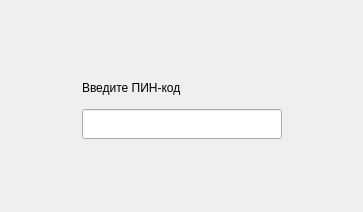
<?xml version="1.0" encoding="UTF-8"?>
<ui version="4.0">
 <class>dialogPin</class>
 <widget class="QDialog" name="dialogPin">
  <property name="geometry">
   <rect>
    <x>0</x>
    <y>0</y>
    <width>363</width>
    <height>212</height>
   </rect>
  </property>
  <property name="windowTitle">
   <string>Dialog</string>
  </property>
  <layout class="QGridLayout" name="gridLayout">
   <item row="0" column="1">
    <spacer name="verticalSpacer">
     <property name="orientation">
      <enum>Qt::Vertical</enum>
     </property>
     <property name="sizeHint" stdset="0">
      <size>
       <width>20</width>
       <height>47</height>
      </size>
     </property>
    </spacer>
   </item>
   <item row="1" column="1" colspan="2">
    <widget class="QLabel" name="label">
     <property name="minimumSize">
      <size>
       <width>200</width>
       <height>30</height>
      </size>
     </property>
     <property name="maximumSize">
      <size>
       <width>200</width>
       <height>30</height>
      </size>
     </property>
     <property name="text">
      <string>Введите ПИН-код</string>
     </property>
    </widget>
   </item>
   <item row="2" column="0">
    <spacer name="horizontalSpacer_2">
     <property name="orientation">
      <enum>Qt::Horizontal</enum>
     </property>
     <property name="sizeHint" stdset="0">
      <size>
       <width>66</width>
       <height>20</height>
      </size>
     </property>
    </spacer>
   </item>
   <item row="2" column="1" colspan="2">
    <widget class="QLineEdit" name="passwordLineEdit">
     <property name="minimumSize">
      <size>
       <width>200</width>
       <height>30</height>
      </size>
     </property>
     <property name="maximumSize">
      <size>
       <width>200</width>
       <height>30</height>
      </size>
     </property>
     <property name="echoMode">
      <enum>QLineEdit::Password</enum>
     </property>
    </widget>
   </item>
   <item row="2" column="3">
    <spacer name="horizontalSpacer">
     <property name="orientation">
      <enum>Qt::Horizontal</enum>
     </property>
     <property name="sizeHint" stdset="0">
      <size>
       <width>66</width>
       <height>20</height>
      </size>
     </property>
    </spacer>
   </item>
   <item row="3" column="2">
    <spacer name="verticalSpacer_2">
     <property name="orientation">
      <enum>Qt::Vertical</enum>
     </property>
     <property name="sizeHint" stdset="0">
      <size>
       <width>20</width>
       <height>46</height>
      </size>
     </property>
    </spacer>
   </item>
  </layout>
 </widget>
 <resources/>
 <connections/>
</ui>
